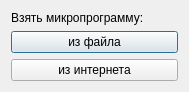
<?xml version="1.0" encoding="UTF-8"?>
<ui version="4.0">
 <class>SelectSourceDialog</class>
 <widget class="QDialog" name="SelectSourceDialog">
  <property name="geometry">
   <rect>
    <x>0</x>
    <y>0</y>
    <width>189</width>
    <height>89</height>
   </rect>
  </property>
  <property name="windowTitle">
   <string>MMpM</string>
  </property>
  <layout class="QVBoxLayout" name="verticalLayout">
   <item>
    <widget class="QLabel" name="label">
     <property name="text">
      <string>Взять микропрограмму:</string>
     </property>
    </widget>
   </item>
   <item>
    <widget class="QPushButton" name="pb_from_file">
     <property name="text">
      <string>из файла</string>
     </property>
    </widget>
   </item>
   <item>
    <widget class="QPushButton" name="pb_from_internet">
     <property name="text">
      <string>из интернета</string>
     </property>
    </widget>
   </item>
  </layout>
 </widget>
 <resources/>
 <connections/>
</ui>
